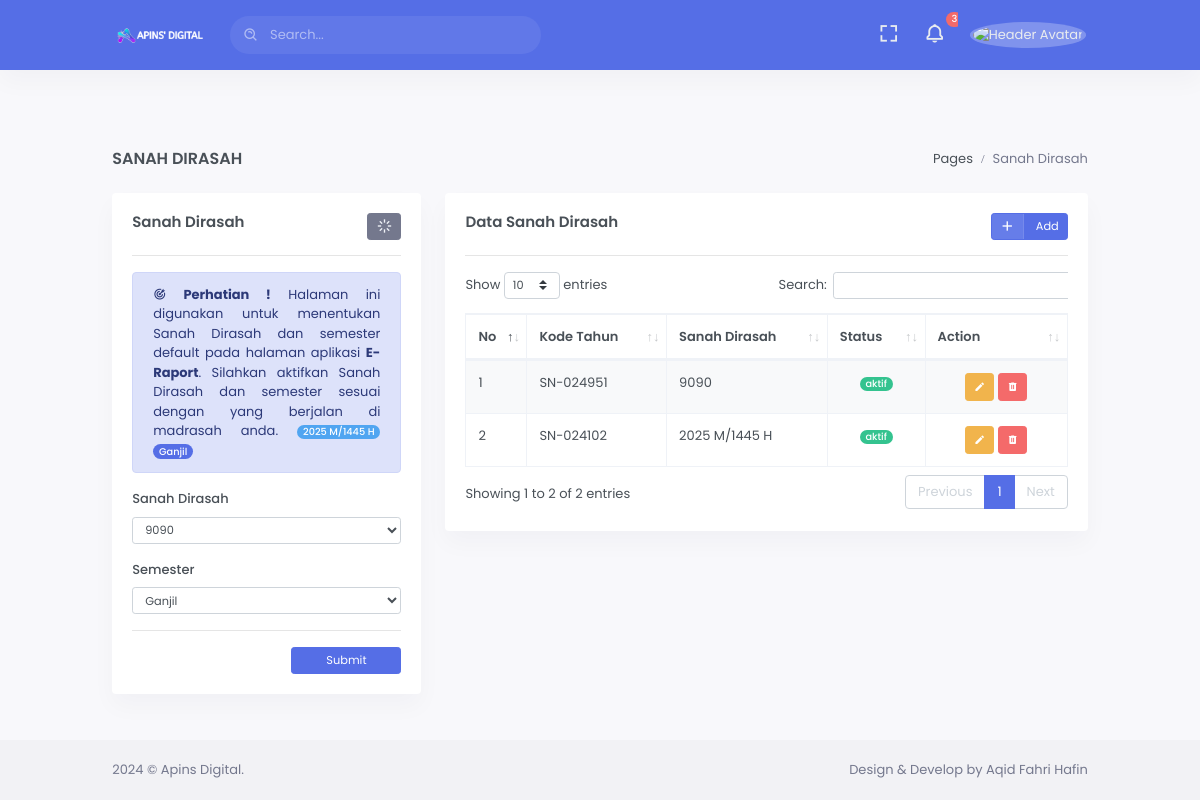
Page /index.php/admin/tahunajaran on the committed database.
### tables this page shows
CREATE TABLE semester (
  semester_id varchar(36) NOT NULL,
  semester varchar(36) NOT NULL,
  tahun_ajaran_id varchar(36) NOT NULL,
  create_at TIMESTAMP DEFAULT CURRENT_TIMESTAMP,
  PRIMARY KEY (semester_id),
  FOREIGN KEY (tahun_ajaran_id) REFERENCES tahun_ajaran (tahun_ajaran_id) ON DELETE CASCADE
);

CREATE TABLE tahun_ajaran (
    tahun_ajaran_id VARCHAR(36) NOT NULL,
    kode_tahun VARCHAR(20) NOT NULL,
    nama_tahun VARCHAR(100) NOT NULL,
		create_at TIMESTAMP DEFAULT CURRENT_TIMESTAMP,
    status ENUM('aktif', 'non-aktif') DEFAULT 'non-aktif',
    PRIMARY KEY (tahun_ajaran_id),
    UNIQUE INDEX idx_tahun_ajaran_kode_tahun (kode_tahun)
);

### application/controllers/admin/Tahunajaran.php (called while the page is built, shortened)
<?php
class Tahunajaran extends CI_Controller {
	public function __construct() {
        $this->load->model('TahunAjaranModel');
        $this->load->model('SemesterModel');
    }
	public function index() {
		$data['title'] = 'Sanah Dirasah';
		$semester = $this->SemesterModel->get_all_semester();
		if ($semester) {
				$data['semester'] = $semester;
			} else {
				$data['semester'] = null;
		}
		$data['tahun_ajaran'] = $this->TahunAjaranModel->get_all_tahun_ajaran();
        $data['content_view'] = 'admin/tahunajaran/index';
        $this->load->view('templates/content', $data);
	}
}

### index.php (called while the page is built, shortened)
<?php
require_once BASEPATH.'core/CodeIgniter.php';

### application/models/SemesterModel.php (called while the page is built, shortened)
<?php
class SemesterModel extends CI_Model {
	public function get_all_semester() {
		$this->db->select('semester.*, tahun_ajaran.nama_tahun');
		$this->db->from('semester');
		$this->db->join('tahun_ajaran', 'semester.tahun_ajaran_id = tahun_ajaran.tahun_ajaran_id', 'left');
		$this->db->order_by('semester.semester_id', 'DESC');
		$this->db->limit(1);
		return $this->db->get()->row();
	}
}

### application/models/TahunAjaranModel.php (called while the page is built, shortened)
<?php
class TahunAjaranModel extends CI_Model {
    public function get_all_tahun_ajaran() {
        return $this->db->get('tahun_ajaran')->result();
    }
}

### application/views/admin/tahunajaran/index.php (the view, shortened to what this page needs)
<div class="row">
    <div class="col-xl-4">
        <div class="card">
            <div class="card-body">
                <div class="clearfix">
                    <div class="float-right">
                        <div class="input-group input-group-sm">
                            <?php if ($semester): ?>
                                <button type="button" class="btn btn-secondary btn-sm  waves-light" onclick="hapussemester('<?php echo $semester->semester_id; ?>')">
                                    <i class="bx bx-loader bx-spin font-size-16 align-middle"></i>
                                </button>
                            <?php else: ?>
                                <button type="button" class="btn btn-secondary btn-sm  waves-light">
                                    <i class="bx bx-loader bx-spin font-size-16 align-middle"></i>
                                </button>
                            <?php endif; ?>
                        </div>
                    </div>
                    <h4 class="card-title mb-4"><?php echo $title ?></h4>
                    <hr>
                </div>
                <div class="alert alert-primary" role="alert" align="justify">
                    <i class="mdi mdi-bullseye-arrow"></i>
                    <b>Perhatian !</b> Halaman ini digunakan untuk menentukan Sanah Dirasah dan semester default pada
                    halaman aplikasi <b>E-Raport</b>. Silahkan aktifkan Sanah Dirasah dan semester sesuai dengan yang
                    berjalan di madrasah anda.
                    <?php if ($semester): ?>
                        <span class="badge badge-pill badge-info font-size-8"><?php echo $semester->nama_tahun; ?></span>
                        <span class="badge badge-pill badge-primary font-size-8"><?php echo $semester->semester; ?></span>
                    <?php else: ?>
                        <span class="badge badge-pill badge-danger font-size-8">tidak ada semester aktif</span>
                    <?php endif; ?>
                </div>
                <div class="table-responsive">
                    <?php if ($semester): ?>
                        <form action="<?php echo site_url('admin/semester/update'); ?>" method="post">
                    <?php else: ?>
                        <form action="<?php echo site_url('admin/semester/simpan'); ?>" method="post">
                    <?php endif; ?>
                        <div class="form-group">
                            <label class="control-label">Sanah Dirasah</label>
                            <select class="form-control form-control-sm" name="tahun_ajaran_id">
                                <?php usort($tahun_ajaran, function($a, $b) { return strcmp($b->tahun_ajaran_id, $a->tahun_ajaran_id); });
                                foreach ($tahun_ajaran as $tahun): ?>
                                    <option value="<?php echo $tahun->tahun_ajaran_id; ?>"><?php echo $tahun->nama_tahun; ?></option>
                                <?php endforeach; ?>
                            </select>
                        </div>
                        <div class="form-group">
                            <label class="control-label">Semester</label>
                            <select class="form-control form-control-sm" name="semester">
                                <option value="Ganjil" <?php echo ($semester && $semester->semester == 'Ganjil') ? 'selected' : ''; ?>>Ganjil</option>
                            </select>
                        </div>
                        <hr>
                        <div align="right">
                            <button type="submit" class="btn btn-primary btn-sm w-md">Submit</button>
                        </div>
                    </form>
                </div>
            </div>
        </div>
    </div>
    <div class="col-xl-8">
        <div class="card">
            <div class="card-body">
                <div class="clearfix">
                    <div class="float-right">
                        <div class="input-group input-group-sm">
                            <button type="button" class="btn btn-primary btn-sm waves-effect btn-label waves-light"
                                data-toggle="modal" data-target=".tahunajaran"><i
                                    class="bx bx-plus label-icon"></i> Add
                            </button>
                        </div>
                    </div>
                    <h4 class="card-title mb-4">Data Sanah Dirasah</h4>
                    <hr>
                </div>
                <div class="table-responsive">
                    <table id="datatable" class="table table-striped table-bordered dt-responsive nowrap"
                        style="border-collapse: collapse; border-spacing: 0; width: 100%;">
                        <thead>
                            <tr>
                                <th width="10px">No</th>
                                <th>Kode Tahun</th>
                                <th>Sanah Dirasah</th>
                                <th>Status</th>
                                <th width="100px">Action</th>
                            </tr>
                        </thead>
                        <tbody>
                            <?php if ($tahun_ajaran): $no = 1; usort($tahun_ajaran, function($a, $b) { return strcmp($b->tahun_ajaran_id, $a->tahun_ajaran_id); });
                                foreach ($tahun_ajaran as $tahun): ?>
                                    <tr>
                                        <td><?php echo $no++; ?></td>
                                        <td><?php echo $tahun->kode_tahun; ?></td>
                                        <td><?php echo $tahun->nama_tahun; ?></td>
                                        <td align="center">
                                            <span class="badge badge-pill badge-<?php echo ($tahun->status == 'aktif') ? 'success' : 'danger'; ?> font-size-8"><?php echo $tahun->status; ?></span>
                                        </td>
                                        <td align="center">
                                            <button type="button" class="btn btn-warning btn-sm waves-effect waves-light" data-toggle="modal" data-target=".tahunajaran<?php echo $tahun->tahun_ajaran_id; ?>">
                                                <i class="mdi mdi-pencil"></i>
                                            </button>
                                            <button type="button" class="btn btn-danger waves-effect waves-light btn-sm" data-toggle="modal" data-target=".deletetahunajaran<?php echo $tahun->tahun_ajaran_id; ?>">
                                                <i class="mdi mdi-trash-can"></i>
                                            </button>
                                        </td>
                                    </tr>
                                <?php endforeach; else: ?>
                                    <tr>
                                        <td colspan="5" align="center">Tidak ada data tahun ajaran.</td>
                                    </tr>
                            <?php endif; ?>
                        </tbody>
                    </table>
                </div>
            </div>
        </div>
    </div>
</div>

### application/views/templates/header.php (shortened to what this page needs)
<!doctype html>
<html lang="en">
<head>
	<link href="<?php echo base_url('public/assets/');?>libs/dropzone/min/dropzone.min.css" rel="stylesheet" type="text/css">
    <link href="<?php echo base_url('public/assets/');?>libs/datatables.net-bs4/css/dataTables.bootstrap4.min.css" rel="stylesheet" type="text/css">
    <link href="<?php echo base_url('public/assets/');?>libs/datatables.net-buttons-bs4/css/buttons.bootstrap4.min.css" rel="stylesheet" type="text/css">
    <link href="<?php echo base_url('public/assets/');?>libs/datatables.net-responsive-bs4/css/responsive.bootstrap4.min.css" rel="stylesheet" type="text/css">
    <link href="<?php echo base_url('public/assets/');?>css/bootstrap.min.css" id="bootstrap-style" rel="stylesheet" type="text/css">
    <link href="<?php echo base_url('public/assets/');?>css/icons.min.css" rel="stylesheet" type="text/css">
    <link href="<?php echo base_url('public/assets/');?>css/app.min.css" id="app-style" rel="stylesheet" type="text/css">
</head>
<body data-topbar="dark" data-layout="horizontal">
<div id="layout-wrapper">
<?php $this->load->view('templates/topbar'); ?>
<?php $this->load->view('templates/topnav'); ?>

### application/views/templates/topbar.php (shortened to what this page needs)
<header id="page-topbar" class="bg-primary">
    <div class="navbar-header">
        <div class="d-flex">
            <div class="navbar-brand-box">
                <a href="#" class="logo logo-light">
                    <span class="logo-lg">
                        <img src="<?php echo base_url('public/assets/');?>images/logo/light.png" alt="" height="23">
                    </span>
                </a>
            </div>
            <form class="app-search d-none d-lg-block">
                <div class="position-relative">
                    <input type="text" class="form-control" placeholder="Search...">
                    <span class="bx bx-search-alt"></span>
                </div>
            </form>
        </div>
        <div class="d-flex">
            <div class="dropdown d-none d-lg-inline-block ml-1">
                <button type="button" class="btn header-item noti-icon waves-effect" data-toggle="fullscreen">
                    <i class="bx bx-fullscreen"></i>
                </button>
            </div>
            <div class="dropdown d-inline-block">
                <button type="button" class="btn header-item noti-icon waves-effect"
                    id="page-header-notifications-dropdown" data-toggle="dropdown" aria-haspopup="true"
                    aria-expanded="false">
                    <i class="bx bx-bell bx-tada"></i>
                    <span class="badge badge-danger badge-pill">3</span>
                </button>
            </div>
            <div class="dropdown d-inline-block">
                <button type="button" class="btn header-item waves-effect" id="page-header-user-dropdown"
                    data-toggle="dropdown" aria-haspopup="true" aria-expanded="false">
                    <img class="rounded-circle header-profile-user" src="<?php echo base_url('public/assets/');?>images/logo1.png" alt="Header Avatar">
                </button>
            </div>
        </div>
    </div>
</header>

### application/views/templates/topnav.php (shortened to what this page needs)
<div class="main-content">
    <div class="page-content">
        <div class="container-fluid">
            <div class="row">
                <div class="col-12">
                    <div class="page-title-box d-flex align-items-center justify-content-between">
                        <h4 class="mb-0 font-size-18"><?php echo $title?></h4>
                        <div class="page-title-right">
                            <ol class="breadcrumb m-0">
                                <li class="breadcrumb-item"><a href="javascript: void(0);">Pages</a></li>
                                <li class="breadcrumb-item active"><?php echo $title?></li>
                            </ol>
                        </div>
                    </div>
                </div>
            </div>

### application/views/templates/content.php
<?php $this->load->view('templates/header'); ?>
    <div id="content">
        <?php $this->load->view($content_view); ?>
    </div>
<?php $this->load->view('templates/footer'); ?>

### application/views/templates/footer.php (shortened to what this page needs)
</div>
</div>
<footer class="footer">
    <div class="container-fluid">
        <div class="row">
            <div class="col-sm-6">
                 © Apins Digital.
            </div>
            <div class="col-sm-6">
                <div class="text-sm-right d-none d-sm-block">
                    Design & Develop by Aqid Fahri Hafin
                </div>
            </div>
        </div>
    </div>
</footer>
</div>
</div>
</body>
</html>

### rows in the picture
semester: tahun_ajaran.nama_tahun "2025 M/1445 H", semester "Ganjil"
tahun_ajaran: kode_tahun "SN-024951", nama_tahun "9090", status "aktif"
tahun_ajaran: kode_tahun "SN-024102", nama_tahun "2025 M/1445 H", status "aktif"

### other values in the picture
$title "SANAH DIRASAH"
$title "Sanah Dirasah"
form field tahun_ajaran_id "9090"
